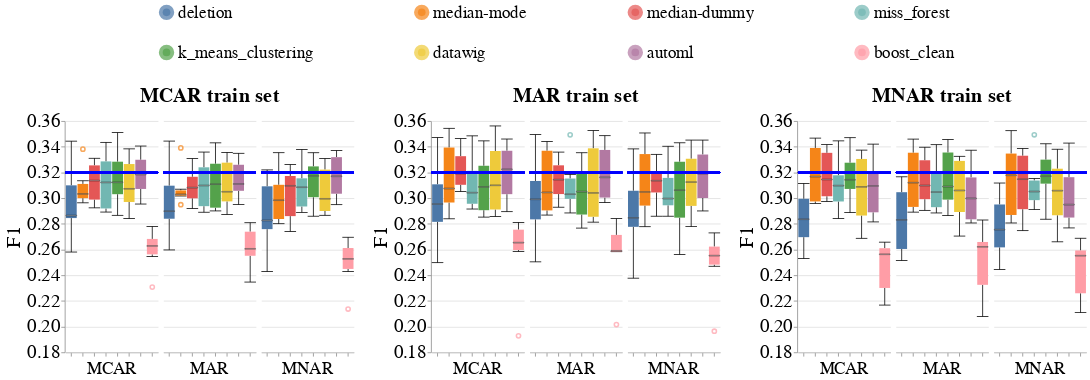

Notebook source saved alongside this figure:
### Code cell
create_box_plots_for_diff_imputers_v2(dataset_name=DATASET_NAME,
                                      model_name='lgbm_clf',
                                      metric_name='f1',
                                      db_client=db_client)

### Figure 1 — Vega-Lite specification as saved in the notebook (floating-point values rounded to 4 significant figures; data arrays with more than 128 entries replaced by an {"elided": "..."} marker saying what was removed)
{"config": {"view": {"continuousWidth": 400, "continuousHeight": 300, "stroke": null}, "axis": {"labelFontSize": 24, "labelFontWeight": "normal", "titleFontSize": 26, "titleFontWeight": "normal"}, "facet": {"spacing": 5}, "header": {"labelFontSize": 22, "labelOrient": "bottom", "labelPadding": 5, "titleFontSize": 26}, "legend": {"columns": 4, "direction": "horizontal", "labelFontSize": 22, "labelLimit": 400, "orient": "top", "symbolOffset": 120, "symbolStrokeWidth": 10, "titleAnchor": "middle", "titleFontSize": 24, "titleLimit": 300}, "title": {"fontSize": 26}}, "hconcat": [{"facet": {"column": {"field": "Test_Injection_Strategy", "sort": ["MCAR", "MAR", "MNAR"], "title": "MCAR train set", "type": "nominal"}}, "spec": {"layer": [{"mark": {"type": "boxplot", "median": {"stroke": "black", "strokeWidth": 0.7}, "ticks": true}, "encoding": {"color": {"field": "Null_Imputer_Name", "sort": ["deletion", "median-mode", "median-dummy", "miss_forest", "k_means_clustering", "datawig", "automl", "boost_clean"], "title": null, "type": "nominal"}, "x": {"axis": {"labels": false}, "field": "Null_Imputer_Name", "sort": ["deletion", "median-mode", "median-dummy", "miss_forest", "k_means_clustering", "datawig", "automl", "boost_clean"], "title": null, "type": "nominal"}, "y": {"field": "Metric_Value", "scale": {"zero": false}, "title": "F1", "type": "quantitative"}}}, {"mark": "rule", "encoding": {"color": {"value": "blue"}, "size": {"value": 2}, "y": {"field": "Baseline_Median", "type": "quantitative"}}}], "width": 120}}, {"data": {"name": "data-97008cd1f5a7f5388c310f4f10aba581"}, "facet": {"column": {"field": "Test_Injection_Strategy", "sort": ["MCAR", "MAR", "MNAR"], "title": "MAR train set", "type": "nominal"}}, "spec": {"layer": [{"mark": {"type": "boxplot", "median": {"stroke": "black", "strokeWidth": 0.7}, "ticks": true}, "encoding": {"color": {"field": "Null_Imputer_Name", "sort": ["deletion", "median-mode", "median-dummy", "miss_forest", "k_means_clustering", "datawig", "automl", "boost_clean"], "title": null, "type": "nominal"}, "x": {"axis": {"labels": false}, "field": "Null_Imputer_Name", "sort": ["deletion", "median-mode", "median-dummy", "miss_forest", "k_means_clustering", "datawig", "automl", "boost_clean"], "title": null, "type": "nominal"}, "y": {"field": "Metric_Value", "scale": {"zero": false}, "title": "F1", "type": "quantitative"}}}, {"mark": "rule", "encoding": {"color": {"value": "blue"}, "size": {"value": 2}, "y": {"field": "Baseline_Median", "type": "quantitative"}}}], "width": 120}}, {"data": {"name": "data-105b29c02c271970d6d54c329baf9fcc"}, "facet": {"column": {"field": "Test_Injection_Strategy", "sort": ["MCAR", "MAR", "MNAR"], "title": "MNAR train set", "type": "nominal"}}, "spec": {"layer": [{"mark": {"type": "boxplot", "median": {"stroke": "black", "strokeWidth": 0.7}, "ticks": true}, "encoding": {"color": {"field": "Null_Imputer_Name", "sort": ["deletion", "median-mode", "median-dummy", "miss_forest", "k_means_clustering", "datawig", "automl", "boost_clean"], "title": null, "type": "nominal"}, "x": {"axis": {"labels": false}, "field": "Null_Imputer_Name", "sort": ["deletion", "median-mode", "median-dummy", "miss_forest", "k_means_clustering", "datawig", "automl", "boost_clean"], "title": null, "type": "nominal"}, "y": {"field": "Metric_Value", "scale": {"zero": false}, "title": "F1", "type": "quantitative"}}}, {"mark": "rule", "encoding": {"color": {"value": "blue"}, "size": {"value": 2}, "y": {"field": "Baseline_Median", "type": "quantitative"}}}], "width": 120}}], "data": {"name": "data-ab66adc55fc0cdb553fb87eae38ecc18"}, "resolve": {"scale": {"y": "shared"}}, "$schema": "https://vega.github.io/schema/vega-lite/v4.17.0.json", "datasets": {"data-ab66adc55fc0cdb553fb87eae38ecc18": {"elided": "144 records"}, "data-97008cd1f5a7f5388c310f4f10aba581": {"elided": "144 records"}, "data-105b29c02c271970d6d54c329baf9fcc": {"elided": "144 records"}}}
